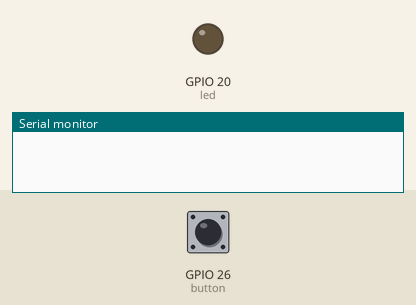
A sketch run on a simulated ESP32. On the bench: output pins drawn as LEDs (lit = HIGH), the last lines printed to the serial monitor. Dashed ring = blinking. The inputs (shaded band) are chosen by the test bench; at power-on: GPIO 26 (button) LOW.

Above: at 1.2 s.
1.3 s: GPIO 26 (button) pulled HIGH for 1 s
At 1.47 s:
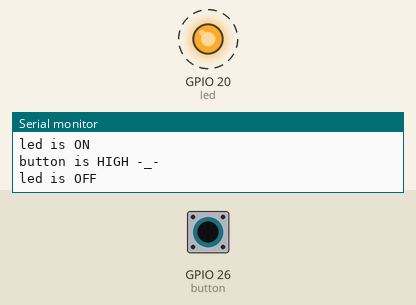
3.8 s: GPIO 26 (button) pulled HIGH for 3.2 s
At 7.5 s:
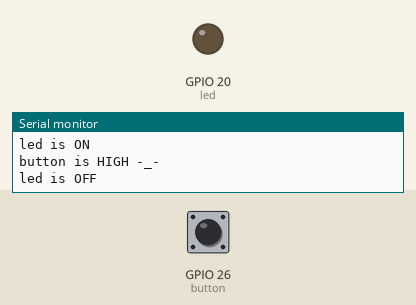
Timing chart, 0 to 9.0 s (numbered marks = the images above; inputs shaded):
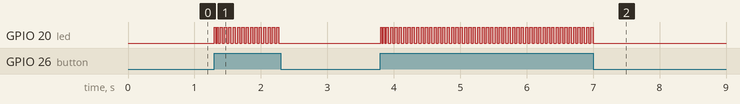

The sketch:

t1_button_LED_apr13.ino
```cpp
int button = 26;
int led = 20;
bool ledIsOn;

void setup() {
  // put your setup code here, to run once:
  Serial.begin(9600);

  pinMode(button, INPUT);
  pinMode(led, OUTPUT);
  digitalWrite(led, LOW);
  ledIsOn = false;


}

void loop() {
  digitalWrite(led, LOW);
  if(digitalRead(button) == HIGH){
    Serial.println("button is HIGH -_-");
  }
  if(digitalRead(button) == HIGH && ledIsOn){
      digitalWrite(led, LOW);
      ledIsOn = false;
      Serial.println("led is ON");
      delay(20);
  }
  else if(digitalRead(button) == HIGH && !ledIsOn){
      digitalWrite(led, HIGH);
      ledIsOn = true;
      Serial.println("led is OFF");
      delay(20);
  }
  else{
        digitalWrite(led, LOW);
      ledIsOn = false;
  }
  // put your main code here, to run repeatedly:

}
```

Measured:
- after the input at 1.3 s, GPIO 20 (led): alternates HIGH for 0.03 s and LOW for 0.03 s, 32 changes in all, then stays LOW, starting at once
- after the input at 3.8 s, GPIO 20 (led): alternates HIGH for 0.03 s and LOW for 0.03 s, 100 changes in all, then stays LOW, starting at once
